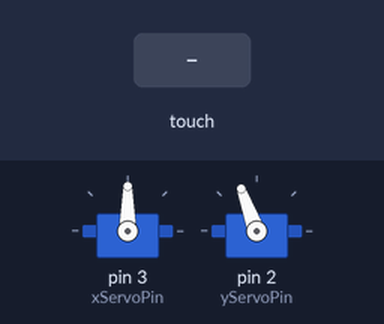
Bench run of a sketch on a simulated Arduino Uno, built with avr-gcc and run on an emulated ATmega328P. Parts: 2 × servo. Inputs (shaded band) come from the test bench. What the sketch prints to the serial monitor is not drawn.

Above: at 1.2 s.
1.3 s: touch panel pressed at 13 % / 10 % of its raw x / y range
At 2.2 s:
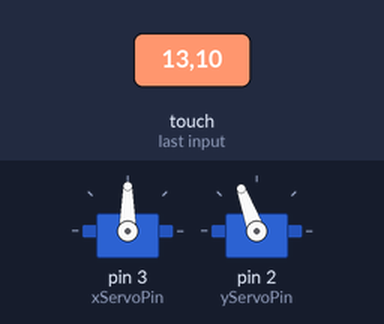
2.9 s: touch panel pressed at 38 % / 10 % of its raw x / y range
At 4.1 s:
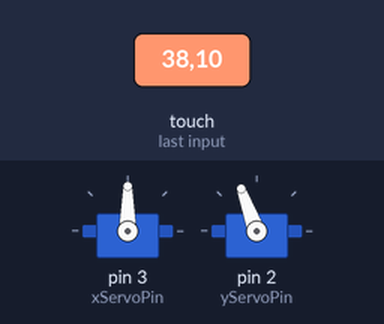
4.4 s: touch panel pressed at 62 % / 10 % of its raw x / y range
At 5.4 s:
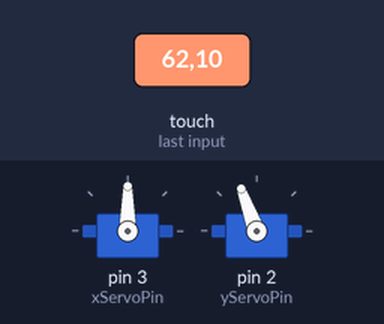
6.0 s: touch panel pressed at 13 % / 30 % of its raw x / y range
At 6.8 s:
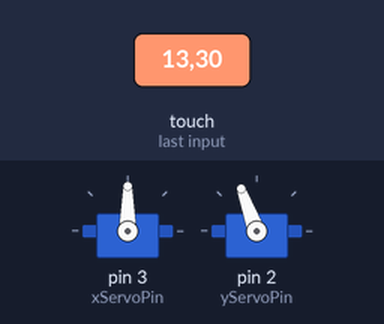
7.5 s: touch panel pressed at 13 % / 70 % of its raw x / y range
At 8.8 s:
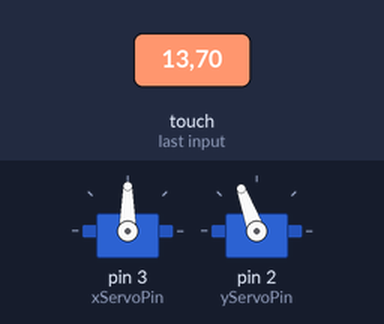
9.1 s: touch panel pressed at 38 % / 70 % of its raw x / y range
At 10.5 s:
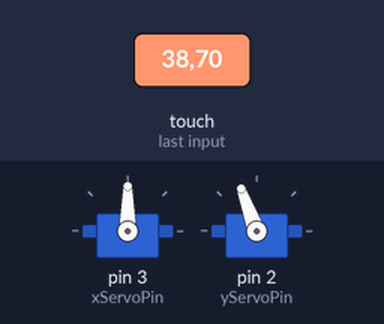
Timing chart, 0 to 11.6 s (numbered marks = the images above; inputs shaded):
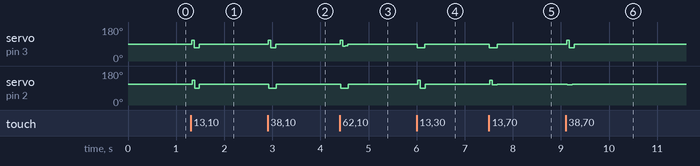

The sketch:

sketch_jun16b.ino
```cpp
#include<Servo.h>
#include<TouchScreen.h>
#include<PID_v1.h>

int XP=A1, XM=A3, YP=A0, YM=A2;
double Inputx, Outputx, Setpointx, Inputy, Outputy, Setpointy;
int yServoPin =2;
int xServoPin =3;
float Kpx=0.1, Kdx=0.04, Kix=0.04, Kpy=0.1, Kdy=0.04, Kiy=0.04;
int t=40;

Servo ServoX, ServoY;
int mn=70, mx= 110;
int mn1 = 90, mx1 = 130;

TouchScreen ts = TouchScreen(XP, YP, XM, YM, 711);

PID pidx(&Inputx, &Outputx, &Setpointx, Kpx, Kix, Kdx,REVERSE);

PID pidy(&Inputy, &Outputy, &Setpointy, Kpy, Kiy, Kdy, REVERSE);

void setup() {

 Serial.begin(9600);
 ServoX.attach(xServoPin);
 ServoY.attach(yServoPin);
 pidx.SetMode(AUTOMATIC);
 pidx.SetOutputLimits(mn,mx);
 pidx.SetSampleTime(t);
 pidy.SetMode(AUTOMATIC);
 pidy.SetOutputLimits(mn1,mx1);
 pidy.SetSampleTime(t);
 ServoX.write(90);
 ServoY.write(110);


  //TSPoint p=ts.getPoint();

}

void loop() {
 TSPoint p=ts.getPoint();

  int x=(p.x);
  Serial.print("X : ");
  Serial.print(x);
  Serial.print(" ");
  Inputx=x;
  Setpointx=520;
  int z=(p.z);
  if(z>=ts.pressureThreshhold){
    pidx.Compute();
    ServoX.write(Outputx);
  }
  else
    ServoX.write(90);

   int y=(p.y);
   Serial.print("Y : ");
   Serial.println(y);
   Inputy=y;
   Setpointy=500;
   if(z>=ts.pressureThreshhold){
    pidy.Compute();
    ServoY.write(Outputy);
   }
   else
    ServoY.write(110);

}
```

Measured:
- after the input at 1.3 s, servo on pin 3 (xServoPin): 90° → 70° at once, → 90° 0.16 s later; servo on pin 2 (yServoPin): 110° → 90° at once, → 110° 0.15 s later
- after the input at 2.9 s, servo on pin 3 (xServoPin): 90° → 70° at once, → 90° 0.16 s later; servo on pin 2 (yServoPin): 110° → 90° at once, → 110° 0.15 s later
- after the input at 4.4 s, servo on pin 3 (xServoPin): 90° → 110° at once, → 79° 0.05 s later, → 80° 0.05 s later, → 90° 0.05 s later; servo on pin 2 (yServoPin): 110° → 90° at once, → 110° 0.15 s later
- after the input at 6.0 s, servo on pin 3 (xServoPin): 90° → 70° at once, → 90° 0.16 s later; servo on pin 2 (yServoPin): 110° → 90° at once, → 110° 0.15 s later
- after the input at 7.5 s, servo on pin 3 (xServoPin): 90° → 70° at once, → 90° 0.16 s later; servo on pin 2 (yServoPin): 110° → 130° at once, → 107° 0.05 s later, → 108° 0.05 s later, → 110° 0.05 s later
- after the input at 9.1 s, servo on pin 3 (xServoPin): 90° → 70° at once, → 90° 0.16 s later; servo on pin 2 (yServoPin): 110° → 108° at once, → 110° 0.11 s later
